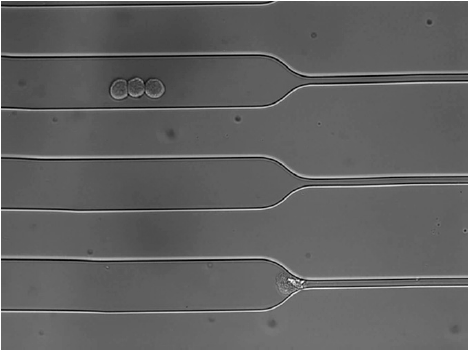
%> input picture Spring 2025/MATLAB_SP2021Codes/pnasimage1.PNG, 470 x 350 px
$ octave Pedro1pnas1.m   (GNU Octave 9; MATLAB toolbox functions it lacks are replaced by stand-ins)
%> lines starting %> are read from the running program, lines starting %| are printed output that depends on the picture; in (x1, y1, x2, y2) boxes, pixels count from 0 and x2, y2 are one past the last pixel; in counts of white or black regions, pixels touching at a corner belong together; the program's own positions count from 1
clc; close all; clear;
A = imread('pnasimage1.png');
%> A is the input picture: size 350x470x3 uint8; min 0, max 255, mean 97.1
% J=imresize(A, 0.53)
I = rgb2gray(A); %converts image to grayscale
I = adapthisteq(I); %local contrast adjustment to extract "dimmer cells"
I = imclearborder(I); %eliminates object on borders that may be caused by noise
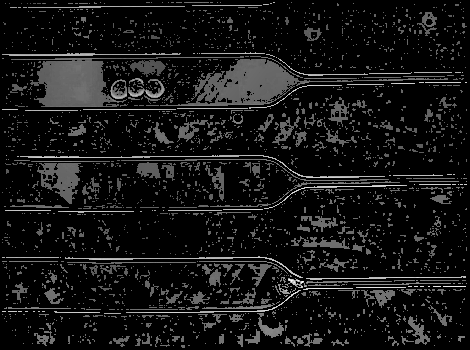
%> I: size 350x470 uint8; min 0, max 253, mean 21.3
I = wiener2(I, [10 10]); %adaptive filtering to remove noise (in a small window, 5 x5 or 10x 10 pixels-size of pixels, ignore pixel size in bracket until identify algo)
%% Steps to extract perimeters of cell or cell groups using binarization technique
bw = imbinarize(I, graythresh(I)); %(finding global threshold using Otsu's method, use to convert greyscale to binary)
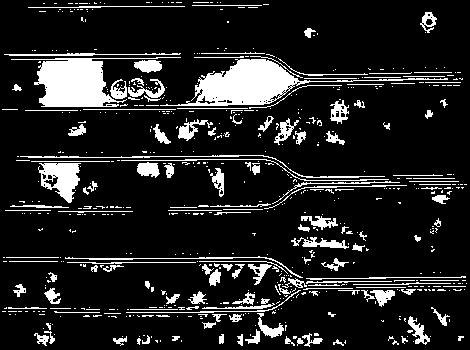
%> bw: size 350x470 logical; 13.7% white; 642 white regions (494 under 20 px), largest, box (x1, y1, x2, y2) and area: (160, 59, 448, 106) 3690, (11, 57, 181, 107) 3211, (38, 163, 81, 203) 1003
bw2 = imfill(bw,'holes'); %fills image regions and holes - necessary when cells have varying contrast within themselves
%> bw2: size 350x470 logical; 14.1% white; 642 white regions (494 under 20 px), largest, box (x1, y1, x2, y2) and area: (160, 59, 448, 106) 3822, (11, 57, 181, 107) 3220, (38, 163, 81, 203) 1097
bw3 = imopen(bw2, strel('disk',2)); %morphological opening using disc kernel
%> bw3: size 350x470 logical; 7.5% white; 68 white regions (14 under 20 px), largest, box (x1, y1, x2, y2) and area: (195, 59, 301, 106) 3439, (37, 58, 113, 107) 2937, (40, 163, 80, 203) 1053
bw4 = bwareaopen(bw3, 10); %remove all connected components (cells) that have fewer than 10 pixels
bw4_perim = bwperim(bw4); %finds the cell group perimeters
%> bw4_perim: size 350x470 logical; 1.3% white in thin lines or dots, all inside (x1, y1, x2, y2) = (14, 12, 447, 345)
overlay1 = imoverlay(I, bw4_perim, [1 .3 .3]); %overlaying over the grayscale image-from imoverlay function written by Steven L. Eddins
%% Applying watershed algorithm on image, able to partially divide the groups into distinct cells
%watershed algo- interprets the gray level of pixels as the altitude of a relief
%thus, modify image so cell borders have the highest intensity and
%background is clearly marked
%Discover putative cell centroids
maxs = imextendedmax(I,  5);
%> maxs: size 350x470 logical; 5.8% white; 1263 white regions (1173 under 20 px), largest, box (x1, y1, x2, y2) and area: (223, 63, 285, 95) 892, (71, 80, 88, 100) 257, (6, 118, 20, 144) 199
maxs = imclose(maxs, strel('disk',3));
%> maxs: size 350x470 logical; 8.8% white; 559 white regions (390 under 20 px), largest, box (x1, y1, x2, y2) and area: (223, 63, 285, 95) 929, (346, 277, 389, 302) 354, (148, 296, 189, 320) 329
maxs = imfill(maxs, 'holes');
%> maxs: size 350x470 logical; 8.8% white; 559 white regions (390 under 20 px), largest, box (x1, y1, x2, y2) and area: (223, 63, 285, 95) 929, (272, 267, 307, 299) 392, (346, 277, 389, 302) 385
maxs = bwareaopen(maxs, 2);
overlay2 = imoverlay(I, bw4_perim | maxs, [1 .3 .3]);
% modify the image so that the background pixels and the extended maxima
%pixels are forced to be the only local minima in the image.
Jc = imcomplement(I);
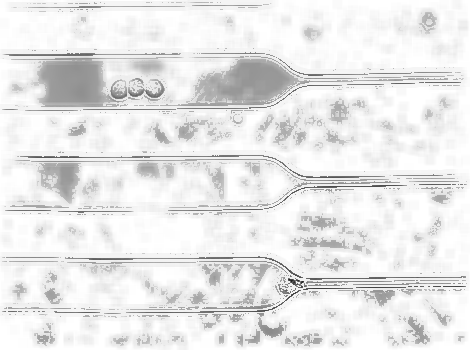
%> Jc: size 350x470 uint8; min 31, max 255, mean 233.3
I_mod = imimposemin(Jc, ~bw4 | maxs);
L = watershed(I_mod);
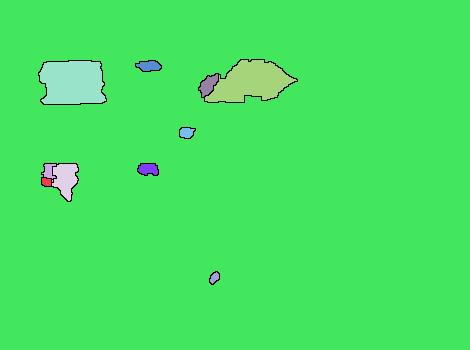
%> L: size 350x470 uint8; 13 distinct labels, from 0 to 12; one colour per label, 0 black
labeledImage = label2rgb(L);
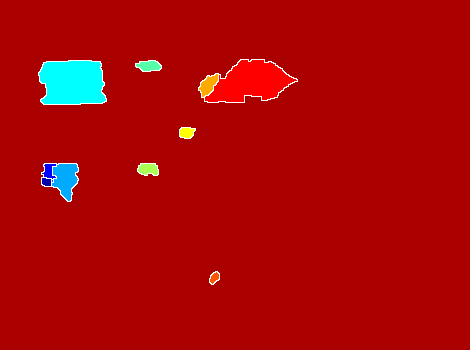
%> labeledImage: size 350x470x3 uint8; mean R, G, B 168.5, 7.1, 6.9
[L, num] = bwlabel(L)
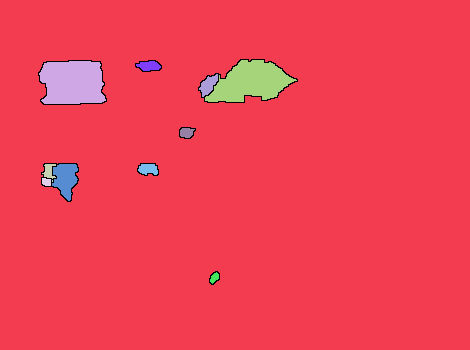
%> L: size 350x470 double; 13 distinct labels, from 0 to 12; one colour per label, 0 black
%> num = 12
%% Overlays detected cells over original grayscale image
mask = im2bw(L, 1);
%> mask: size 350x470 logical; 3.9% white; 11 white regions (1 under 20 px), largest, box (x1, y1, x2, y2) and area: (39, 61, 106, 104) 2469, (205, 60, 297, 102) 2351, (52, 164, 78, 201) 624
overlay3 = imoverlay(I, mask, [1 .3 .3]);
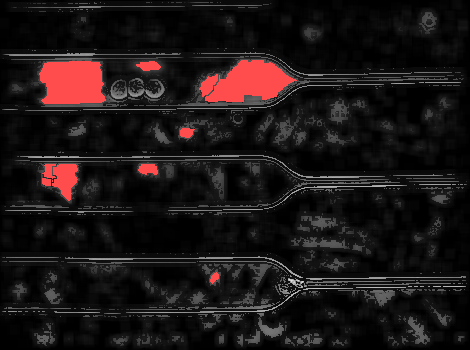
%> overlay3: size 350x470x3 uint8; mean R, G, B 27.9, 21, 21
% iout= labelimg(I, 'There are 185 cells detected')
imshow(overlay2)

$ run again, with Spring 2025/MATLAB_SP2021Codes/pnasimage3.PNG copied over Spring 2025/MATLAB_SP2021Codes/pnasimage1.PNG
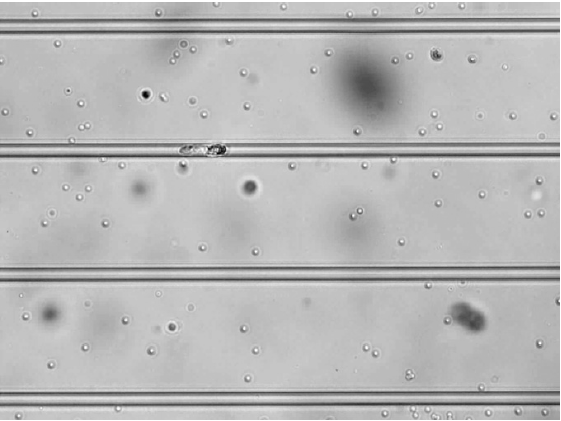
%> input picture Spring 2025/MATLAB_SP2021Codes/pnasimage3.PNG, 561 x 421 px
%> A is the input picture: size 421x561x3 uint8; min 2, max 255, mean 183.3
%> bw: size 421x561 logical; 23.1% white; 934 white regions (753 under 20 px), largest, box (x1, y1, x2, y2) and area: (169, 35, 364, 143) 7969, (44, 158, 390, 263) 6692, (187, 304, 330, 387) 4020
%> bw2: size 421x561 logical; 24.5% white; 921 white regions (740 under 20 px), largest, box (x1, y1, x2, y2) and area: (169, 35, 364, 143) 8304, (44, 158, 390, 263) 8143, (187, 304, 330, 387) 4332
%> bw3: size 421x561 logical; 16.8% white; 139 white regions (44 under 20 px), largest, box (x1, y1, x2, y2) and area: (255, 35, 355, 142) 4913, (105, 158, 166, 263) 4152, (188, 304, 323, 387) 3824
%> bw4_perim: size 421x561 logical; 2.7% white in thin lines or dots
%> `[L, num] = bwlabel(L)`:
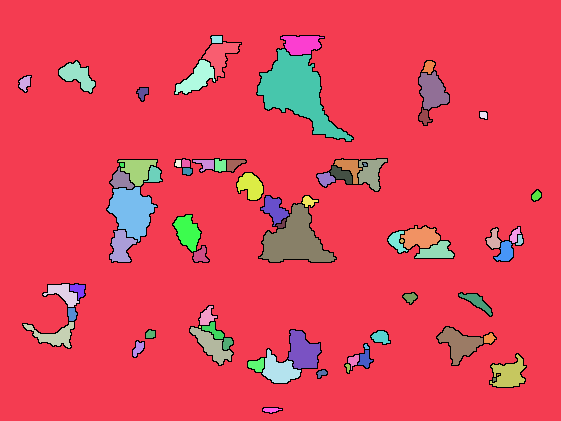
%> L: size 421x561 double; 75 distinct labels, from 0 to 74; one colour per label, 0 black
%> num = 74
%> mask: size 421x561 logical; 10.3% white; 73 white regions (7 under 20 px), largest, box (x1, y1, x2, y2) and area: (257, 49, 353, 141) 3510, (259, 204, 336, 262) 2279, (107, 187, 157, 242) 1588
%> `overlay3 = imoverlay(I, mask, [1 .3 .3]);`:
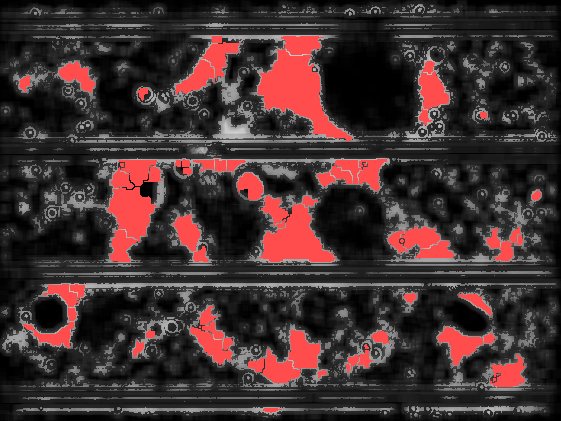
%> overlay3: size 421x561x3 uint8; mean R, G, B 65.8, 47.5, 47.5

$ run again, with Spring 2025/MATLAB_SP2021Codes/pnasimage4.PNG copied over Spring 2025/MATLAB_SP2021Codes/pnasimage1.PNG
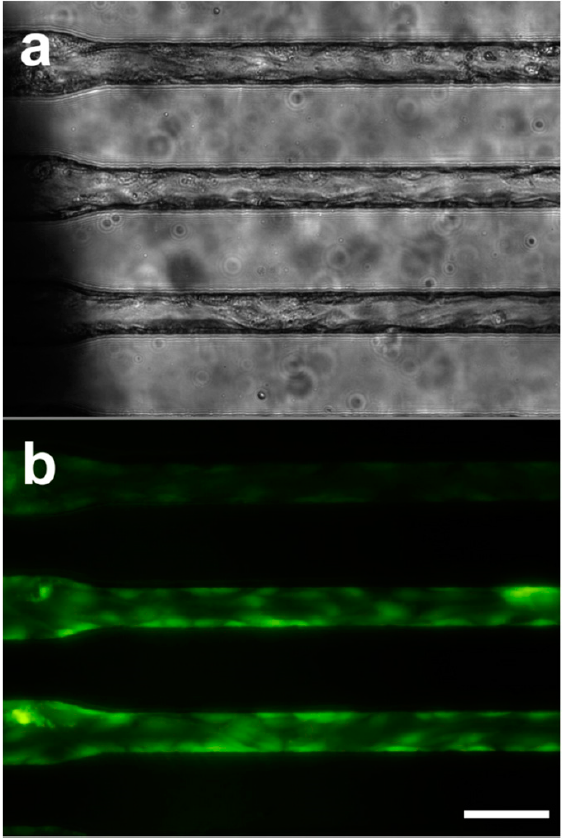
%> input picture Spring 2025/MATLAB_SP2021Codes/pnasimage4.PNG, 563 x 839 px
%> A is the input picture: size 839x563x3 uint8; mean R, G, B 51.3, 60.3, 50.7
%> bw: size 839x563 logical; 19.9% white; 892 white regions (735 under 20 px), largest, box (x1, y1, x2, y2) and area: (82, 208, 529, 292) 19069, (216, 334, 518, 416) 7687, (79, 172, 469, 204) 6266
%> bw2: size 839x563 logical; 21.3% white; 869 white regions (712 under 20 px), largest, box (x1, y1, x2, y2) and area: (82, 208, 529, 292) 22971, (216, 334, 518, 416) 8124, (79, 172, 469, 204) 6555
%> bw3: size 839x563 logical; 18.8% white; 140 white regions (18 under 20 px), largest, box (x1, y1, x2, y2) and area: (92, 208, 509, 292) 21606, (102, 334, 256, 415) 5921, (312, 334, 477, 416) 5235
%> bw4_perim: size 839x563 logical; 2.5% white in thin lines or dots
%> `[L, num] = bwlabel(L)`:
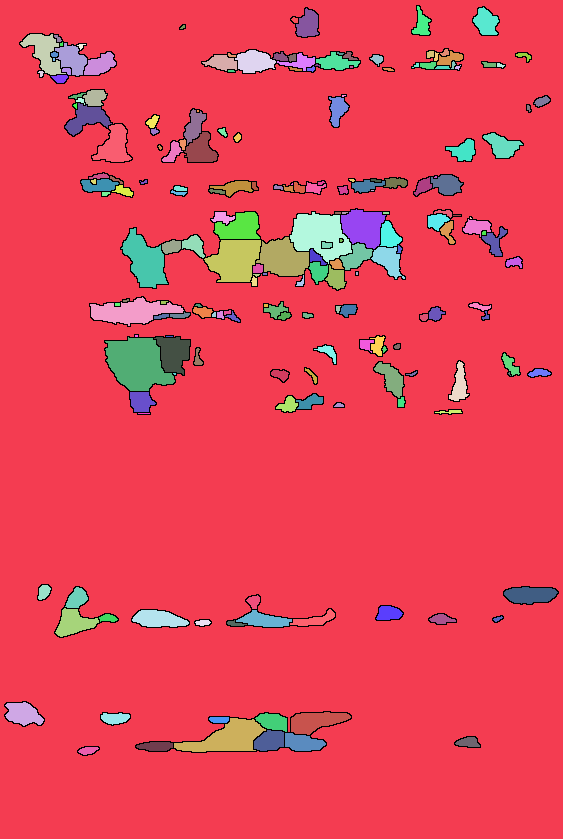
%> L: size 839x563 double; 205 distinct labels, from 0 to 204; one colour per label, 0 black
%> num = 204
%> mask: size 839x563 logical; 9.6% white; 203 white regions (43 under 20 px), largest, box (x1, y1, x2, y2) and area: (105, 337, 175, 391) 2529, (290, 212, 352, 264) 1944, (204, 240, 261, 282) 1715
%> `overlay3 = imoverlay(I, mask, [1 .3 .3]);`:
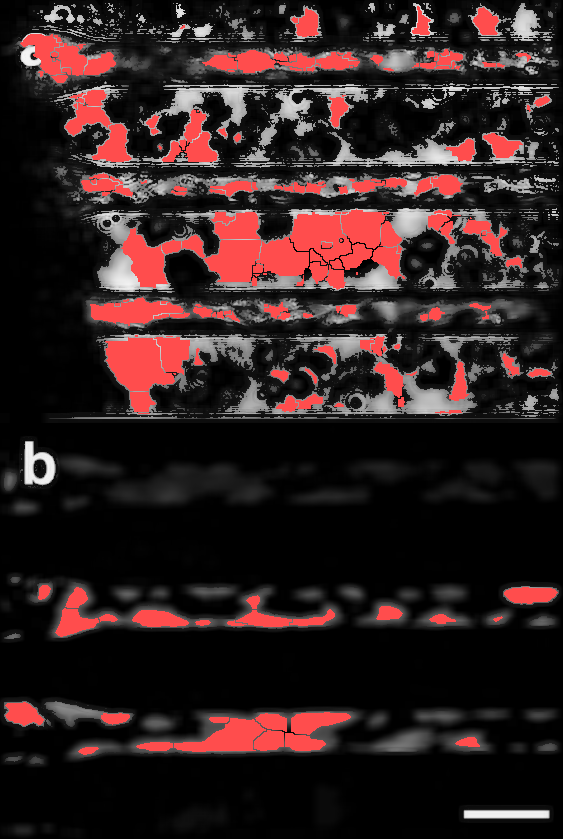
%> overlay3: size 839x563x3 uint8; mean R, G, B 48.6, 31.6, 31.6
